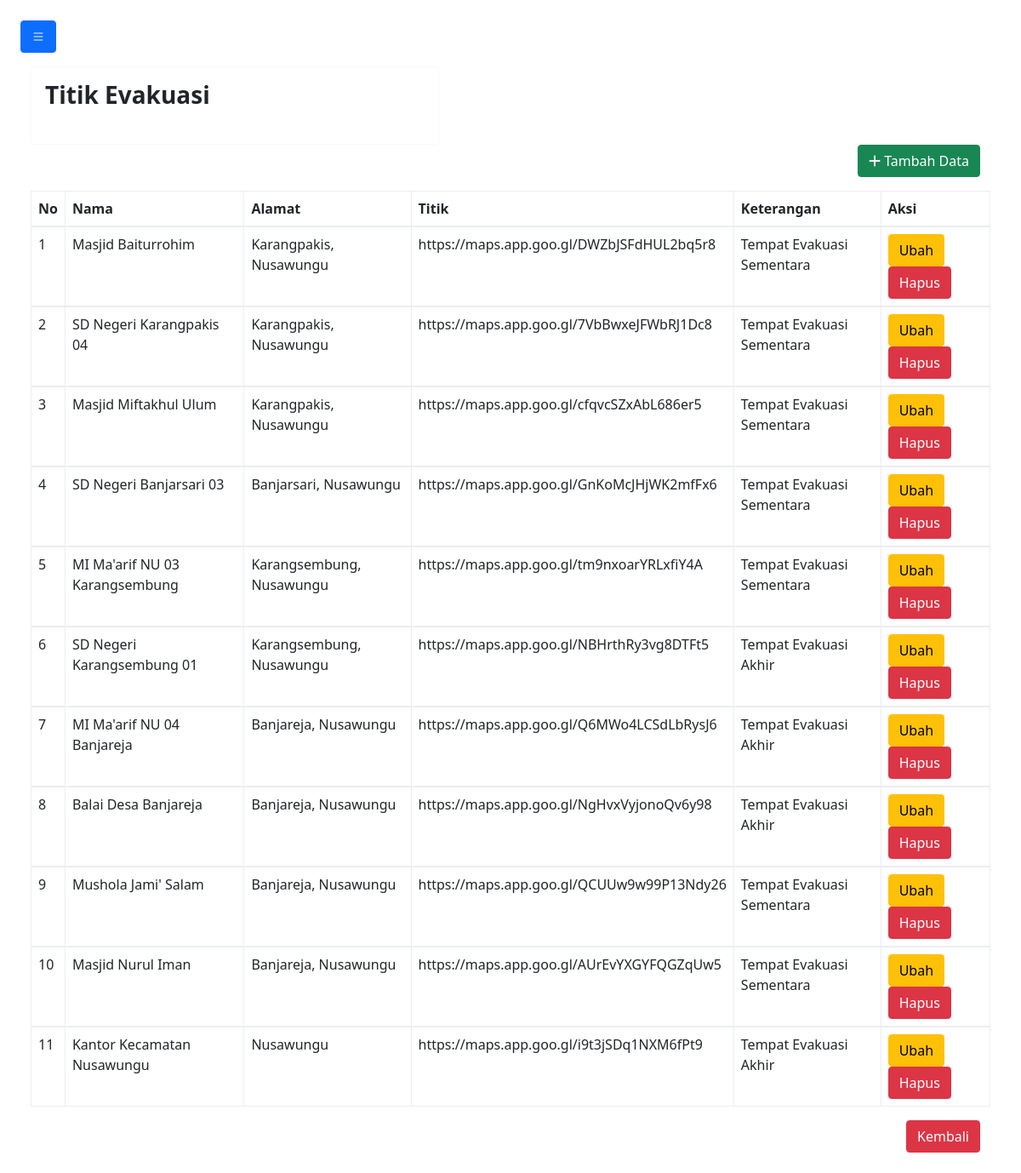
Page /admin/titik.php (signed in) on the committed database.
### tables this page shows
CREATE TABLE `rute` (
  `id` int(5) NOT NULL,
  `nama` varchar(255) NOT NULL,
  `alamat` varchar(255) NOT NULL,
  `titik` varchar(255) NOT NULL,
  `keterangan` varchar(100) NOT NULL
);

### admin/titik.php (the view, shortened to what this page needs)
<?php
require '../functions.php';
?>
<!DOCTYPE html>
    <html lang="en">
      <head>
        <link rel="stylesheet" href="https://cdn.jsdelivr.net/npm/bootstrap@4.2.1/dist/css/bootstrap.min.css">
        <link href="css/bootstrap.min.css" rel="stylesheet">
        <link rel="stylesheet" href="css/style.css">
        <link rel="stylesheet" href="../fontawesome-free/css/all.min.css">
        <link rel="stylesheet" href="css/style.css">
        <link
          rel="stylesheet"
          href="https://stackpath.bootstrapcdn.com/bootstrap/5.0.0-alpha2/css/bootstrap.min.css"
        />
        <link
          rel="stylesheet"
          href="https://cdn.jsdelivr.net/npm/bootstrap-icons@1.9.1/font/bootstrap-icons.css"
        />
      </head>
      <body>
        <section class="p-4" id="main-content">
          <button class="btn btn-primary mb-3" id="button-toggle">
            <i class="bi bi-list"></i>
          </button>
        <div class="container-fluid">
          <div align="left">
            <div class="card border-light" style="width: 30rem;">
              <div class="card-body">
                <h3 class="card-text mb-4"><strong>Titik Evakuasi</strong></h3>
              </div>
            </div>
          </div>
        <div class="container-fluid">
              <div align="right">
                <a href="tambah.php" class="btn btn-success mb-3"><i class="fa-solid fa-plus"></i> Tambah Data</a>
              </div>
            <div class="row">
            <table class="table table-bordered table-hover border">
                    <br>
                    <thead>
                        <tr>
                        <th>No</th>
                        <th>Nama</th>
                        <th>Alamat</th>
                        <th>Titik</th>
                        <th>Keterangan</th>
                        <th colspan='2'>Aksi</th>
                        </tr>
                    </thead>
                    <?php
                    $sql="SELECT * FROM rute";
                    $hasil=mysqli_query($conn,$sql);
                    $no=0;
                    while ($data = mysqli_fetch_array($hasil)) {
                        $no++;
                        ?>
                        <tbody>
                        <tr>
                            <td><?php echo $no;?></td>
                            <td><?php echo $data["nama"]; ?></td>
                            <td><?php echo $data["alamat"];   ?></td>
                            <td><?php echo $data["titik"];   ?></td>
                            <td><?php echo $data["keterangan"];   ?></td>
                            <td>
                                <a href="ubah.php?id=<?php echo htmlspecialchars($data['id']); ?>" class="btn btn-warning" role="button">Ubah</a>
                                <a href="hapus.php?id=<?php echo $data['id']; ?>" class="btn btn-danger" role="button">Hapus</a>
                            </td>
                        </tr>
                        </tbody>
                        <?php
                    }
                    ?>
                </table>
                <div align="right">
                <a href="index.php" class="btn btn-danger">Kembali</a>
                </div>
            </div>
        </section>
      </body>
    </html>

### assets/css/style.css (style rules this page uses)
body { font-family: Raleway, sans-serif; background-color: #f6f8fd; }
.btn-success { color: #fff; background-color: #00aa9d; border-color: #00aa9d; }
.card { border-radius: 1rem; }
.table { --bs-table-striped-bg: #f9f9f9; vertical-align: middle; }
.table>:not(:last-child)>:last-child>* { border-bottom-color: #dee2e6; }
tbody, td, tfoot, th, thead, tr { border-color: #ebedf2 !important; }

### admin/titik.php (style rules this page uses)
a { text-decoration: none; }
#main-content { transition: 0.4s; }

### rows in the picture
rute: nama "Masjid Baiturrohim", alamat "Karangpakis, Nusawungu", titik "https://maps.app.goo.gl/DWZbJSFdHUL2bq5r8", keterangan "Tempat Evakuasi Sementara"
rute: nama "SD Negeri Karangpakis 04", alamat "Karangpakis, Nusawungu", titik "https://maps.app.goo.gl/7VbBwxeJFWbRJ1Dc8", keterangan "Tempat Evakuasi Sementara"
rute: nama "Masjid Miftakhul Ulum", alamat "Karangpakis, Nusawungu", titik "https://maps.app.goo.gl/cfqvcSZxAbL686er5", keterangan "Tempat Evakuasi Sementara"
rute: nama "SD Negeri Banjarsari 03", alamat "Banjarsari, Nusawungu", titik "https://maps.app.goo.gl/GnKoMcJHjWK2mfFx6", keterangan "Tempat Evakuasi Sementara"
rute: nama "MI Ma'arif NU 03 Karangsembung", alamat "Karangsembung, Nusawungu", titik "https://maps.app.goo.gl/tm9nxoarYRLxfiY4A", keterangan "Tempat Evakuasi Sementara"
rute: nama "SD Negeri Karangsembung 01", alamat "Karangsembung, Nusawungu", titik "https://maps.app.goo.gl/NBHrthRy3vg8DTFt5", keterangan "Tempat Evakuasi Akhir"
rute: nama "MI Ma'arif NU 04 Banjareja", alamat "Banjareja, Nusawungu", titik "https://maps.app.goo.gl/Q6MWo4LCSdLbRysJ6", keterangan "Tempat Evakuasi Akhir"
rute: nama "Balai Desa Banjareja", alamat "Banjareja, Nusawungu", titik "https://maps.app.goo.gl/NgHvxVyjonoQv6y98", keterangan "Tempat Evakuasi Akhir"
rute: nama "Mushola Jami' Salam", alamat "Banjareja, Nusawungu", titik "https://maps.app.goo.gl/QCUUw9w99P13Ndy26", keterangan "Tempat Evakuasi Sementara"
rute: nama "Masjid Nurul Iman", alamat "Banjareja, Nusawungu", titik "https://maps.app.goo.gl/AUrEvYXGYFQGZqUw5", keterangan "Tempat Evakuasi Sementara"
rute: nama "Kantor Kecamatan Nusawungu", alamat "Nusawungu", titik "https://maps.app.goo.gl/i9t3jSDq1NXM6fPt9", keterangan "Tempat Evakuasi Akhir"
